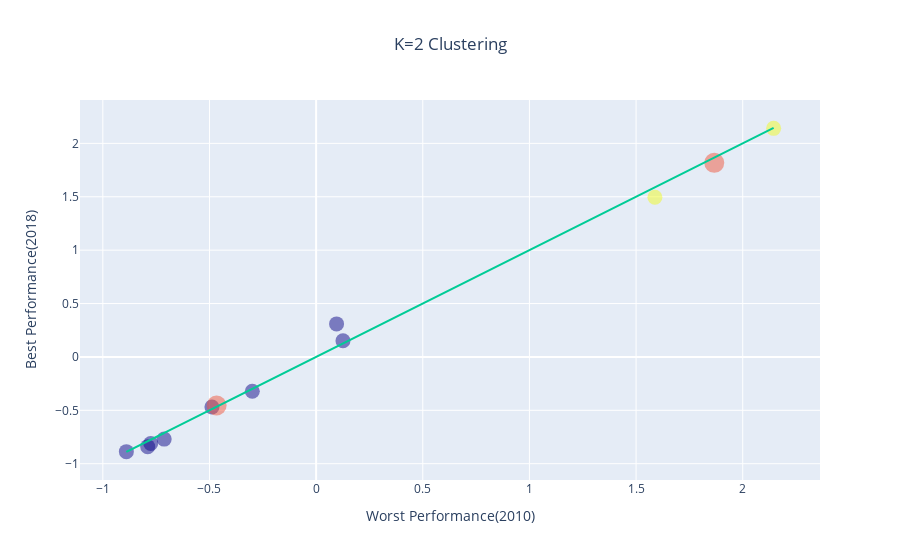

Notebook source saved alongside this figure:
### Code cell
data2 = go.Scatter(
    x = X[:,0],
    y = X[:,1],
    mode = 'markers',
    text = df_merged['Industry'],
    marker = dict(size = 15,opacity=0.5,color = kmeans2.labels_
    )
)

clusters2 = go.Scatter(
    x = kmeans2.cluster_centers_[:,0],
    y = kmeans2.cluster_centers_[:,1],
    mode = 'markers',
    marker = dict(size = 20,opacity=0.5
    )
)
line_c2 = go.Scatter(
    x = X[:,0],
    y = X[:,0],
    mode = 'lines',
    marker = dict(size = 30,opacity=0.5
    )
)

data = [data2,clusters2,line_c2]
layout2 = go.Layout(
    autosize=True,
    title='K=2 Clustering',
    title_x=0.5,
    xaxis= go.layout.XAxis(title='Worst Performance(2010)'),
    yaxis= go.layout.YAxis(title='Best Performance(2018)'),
    )

fig = go.Figure(data=data, layout=layout2)
fig.update(layout_showlegend=False)
iplot(fig, filename='size-margins')

### Figure 1 — Plotly figure (JSON) as saved in the notebook; plotly's stock layout.template omitted (floating-point values rounded to 4 significant figures)
{"data": [{"marker": {"color": [0, 0, 0, 1, 0, 0, 0, 0, 1, 0], "opacity": 0.5, "size": 15}, "mode": "markers", "text": ["Agriculture", "Production", "Construction", "Retail", "ICT", "Finance", "Real_Estate", "Professional_Service", "Public_Adminstration", "Other_Service"], "type": "scatter", "x": [-0.7123, 0.1259, -0.2992, 1.588, -0.7897, -0.7754, -0.8896, 0.09584, 2.145, -0.4885], "y": [-0.7693, 0.1513, -0.3208, 1.495, -0.8403, -0.8107, -0.8868, 0.3094, 2.14, -0.4686]}, {"marker": {"opacity": 0.5, "size": 20}, "mode": "markers", "type": "scatter", "x": [-0.4666, 1.867], "y": [-0.4545, 1.818]}, {"marker": {"opacity": 0.5, "size": 30}, "mode": "lines", "type": "scatter", "x": [-0.7123, 0.1259, -0.2992, 1.588, -0.7897, -0.7754, -0.8896, 0.09584, 2.145, -0.4885], "y": [-0.7123, 0.1259, -0.2992, 1.588, -0.7897, -0.7754, -0.8896, 0.09584, 2.145, -0.4885]}], "layout": {"autosize": true, "showlegend": false, "title": {"text": "K=2 Clustering", "x": 0.5}, "xaxis": {"title": {"text": "Worst Performance(2010)"}}, "yaxis": {"title": {"text": "Best Performance(2018)"}}}}
